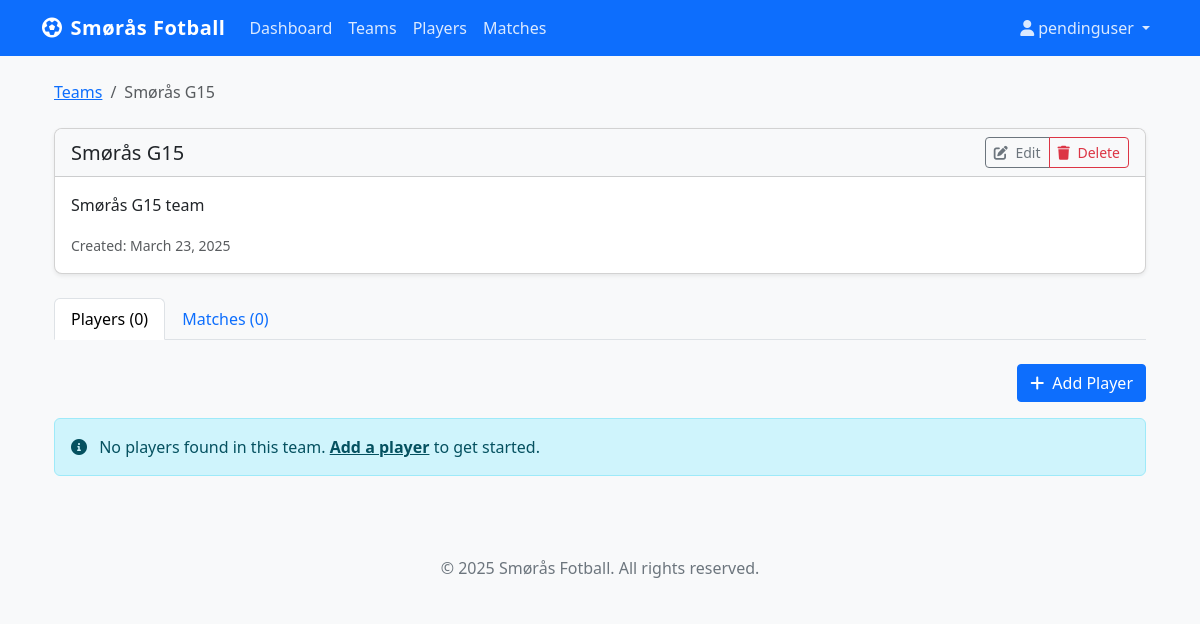
The page /team/teams/5/ (signed in) on the database its author committed.
### teammanager/models.py (models this page shows, shortened)
class Team(models.Model):
    name = models.CharField(max_length=100)
    description = models.TextField(blank=True, null=True)
    created_at = models.DateTimeField(auto_now_add=True)

### teammanager/views.py (the view)
# urls.py: path('teams/<int:pk>/', views.TeamDetailView.as_view(), name='team-detail'),
class TeamDetailView(LoginRequiredMixin, DetailView):
    model = Team
    def get_context_data(self, **kwargs):
        context = super().get_context_data(**kwargs)
        context['players'] = Player.objects.filter(match_appearances__team=self.object).distinct()
        context['matches'] = self.object.matches.order_by('-date')
        context['is_admin'] = self.request.user.profile.is_admin()
        context['is_coach'] = self.request.user.profile.is_coach()
        context['is_player'] = self.request.user.profile.is_player()
        context['is_approved'] = self.request.user.profile.is_approved()
        context['can_edit'] = context['is_approved'] and (context['is_admin'] or context['is_coach'])
        context['can_delete'] = context['is_approved'] and context['is_admin']
        return context

### teammanager/models.py (called while the page is built)
    def is_approved(self):
        return self.status == 'approved'

    def is_admin(self):
        return self.role == 'admin' and self.is_approved()

    def is_coach(self):
        return self.role == 'coach' and self.is_approved()

    def is_player(self):
        return self.role == 'player' and self.is_approved()

### templates/teammanager/team_detail.html (shortened to what this page needs)
{% extends 'base.html' %}
{% block content %}
<div class="container">
    <nav aria-label="breadcrumb" class="mb-4">
        <ol class="breadcrumb">
            <li class="breadcrumb-item"><a href="{% url 'team-list' %}">Teams</a></li>
            <li class="breadcrumb-item active">{{ team.name }}</li>
        </ol>
    </nav>
    <div class="card shadow-sm mb-4">
        <div class="card-header bg-light d-flex justify-content-between align-items-center">
            <h5 class="mb-0">{{ team.name }}</h5>
            <div class="btn-group">
                <a href="{% url 'team-edit' team.id %}" class="btn btn-sm btn-outline-secondary">
                    <i class="fas fa-edit me-1"></i> Edit
                </a>
                <a href="{% url 'team-delete' team.id %}" class="btn btn-sm btn-outline-danger">
                    <i class="fas fa-trash me-1"></i> Delete
                </a>
            </div>
        </div>
        <div class="card-body">
            {% if team.description %}
            <p class="card-text">{{ team.description }}</p>
            {% else %}
            <p class="card-text text-muted">No description provided.</p>
            {% endif %}
            <p class="card-text">
                <small class="text-muted">Created: {{ team.created_at|date:"F d, Y" }}</small>
            </p>
        </div>
    </div>
    <ul class="nav nav-tabs mb-4" id="teamTab" role="tablist">
        <li class="nav-item" role="presentation">
            <button class="nav-link active" id="players-tab" data-bs-toggle="tab" data-bs-target="#players" type="button" role="tab" aria-controls="players" aria-selected="true">
                Players ({{ players|length }})
            </button>
        </li>
        <li class="nav-item" role="presentation">
            <button class="nav-link" id="matches-tab" data-bs-toggle="tab" data-bs-target="#matches" type="button" role="tab" aria-controls="matches" aria-selected="false">
                Matches ({{ matches|length }})
            </button>
        </li>
    </ul>
    <div class="tab-content" id="teamTabContent">
        <div class="tab-pane fade show active" id="players" role="tabpanel" aria-labelledby="players-tab">
            <div class="d-flex justify-content-end mb-3">
                <a href="{% url 'player-add' %}" class="btn btn-primary">
                    <i class="fas fa-plus me-1"></i> Add Player
                </a>
            </div>
            {% if players %}
            <div class="table-responsive">
                <table class="table table-striped table-hover">
                    <thead>
                        <tr>
                            <th>Name</th>
                            <th>Position</th>
                            <th>Status</th>
                            <th>Actions</th>
                        </tr>
                    </thead>
                    <tbody>
                        {% for player in players %}
                        <tr>
                            <td>
                                <a href="{% url 'player-detail' player.id %}">
                                    {{ player.first_name }} {% if player.last_name %}{{ player.last_name }}{% endif %}
                                </a>
                            </td>
                            <td>{{ player.position|default:"-" }}</td>
                            <td>
                                {% if player.active %}
                                <span class="badge bg-success">Active</span>
                                {% else %}
                                <span class="badge bg-secondary">Inactive</span>
                                {% endif %}
                            </td>
                            <td>
                                <div class="btn-group btn-group-sm">
                                    <a href="{% url 'player-detail' player.id %}" class="btn btn-outline-primary">
                                        <i class="fas fa-eye"></i>
                                    </a>
                                    <a href="{% url 'player-edit' player.id %}" class="btn btn-outline-secondary">
                                        <i class="fas fa-edit"></i>
                                    </a>
                                </div>
                            </td>
                        </tr>
                        {% endfor %}
                    </tbody>
                </table>
            </div>
            {% else %}
            <div class="alert alert-info">
                <i class="fas fa-info-circle me-2"></i> No players found in this team. <a href="{% url 'player-add' %}" class="alert-link">Add a player</a> to get started.
            </div>
            {% endif %}
        </div>
    </div>
</div>
{% endblock %}

### templates/base.html (shortened to what this page needs)
<!DOCTYPE html>
<html lang="en">
<head>
    <link href="https://cdn.jsdelivr.net/npm/bootstrap@5.3.0/dist/css/bootstrap.min.css" rel="stylesheet">
    <link rel="stylesheet" href="https://cdnjs.cloudflare.com/ajax/libs/font-awesome/6.0.0/css/all.min.css">
    <link rel="stylesheet" href="/static/css/style.css">
</head>
<body>
    <nav class="navbar navbar-expand-lg navbar-dark bg-primary">
        <div class="container">
            <a class="navbar-brand" href="{% url 'home' %}">
                <i class="fas fa-futbol me-2"></i>Smørås Fotball
            </a>
            <div class="collapse navbar-collapse" id="navbarNav">
                <ul class="navbar-nav me-auto">
                    {% if user.is_authenticated %}
                    <li class="nav-item">
                        <a class="nav-link" href="{% url 'dashboard' %}">Dashboard</a>
                    </li>
                    <li class="nav-item">
                        <a class="nav-link" href="{% url 'team-list' %}">Teams</a>
                    </li>
                    <li class="nav-item">
                        <a class="nav-link" href="{% url 'player-list' %}">Players</a>
                    </li>
                    <li class="nav-item">
                        <a class="nav-link" href="{% url 'match-list' %}">Matches</a>
                    </li>
                    {% endif %}
                </ul>
                <ul class="navbar-nav">
                    {% if user.is_authenticated %}
                    <li class="nav-item dropdown">
                        <a class="nav-link dropdown-toggle" href="#" role="button" data-bs-toggle="dropdown">
                            <i class="fas fa-user me-1"></i>{{ user.username }}
                        </a>
                    </li>
                    {% endif %}
                </ul>
            </div>
        </div>
    </nav>
    <main class="container py-4">
        {% block content %}{% endblock %}
    </main>
    <footer class="bg-light py-3 mt-4">
        <div class="container text-center">
            <p class="mb-0">&copy; {% now "Y" %} Smørås Fotball. All rights reserved.</p>
        </div>
    </footer>
</body>
</html>

### static/css/style.css (style rules this page uses)
body { font-family: 'Segoe UI', Tahoma, Geneva, Verdana, sans-serif; color: #333; background-color: #f8f9fa; }
.navbar-brand { font-weight: 600; letter-spacing: 0.5px; }
.navbar-dark .navbar-nav .nav-link { color: rgba(255, 255, 255, 0.85); }
.card { border-radius: 0.5rem; overflow: hidden; transition: all 0.3s ease; }
.card-header { font-weight: 600; }
.btn { border-radius: 0.25rem; font-weight: 500; }
.btn-primary { background-color: #0d6efd; border-color: #0d6efd; }
footer { margin-top: 3rem; padding: 1.5rem 0; color: #6c757d; }

### rows shown on the page
Team: name "Smørås G15", description "Smørås G15 team", created_at "March 23, 2025"

### other values the page prints
{{ user.username }} "pendinguser"
{{ players|length }} "0"
{{ matches|length }} "0"
